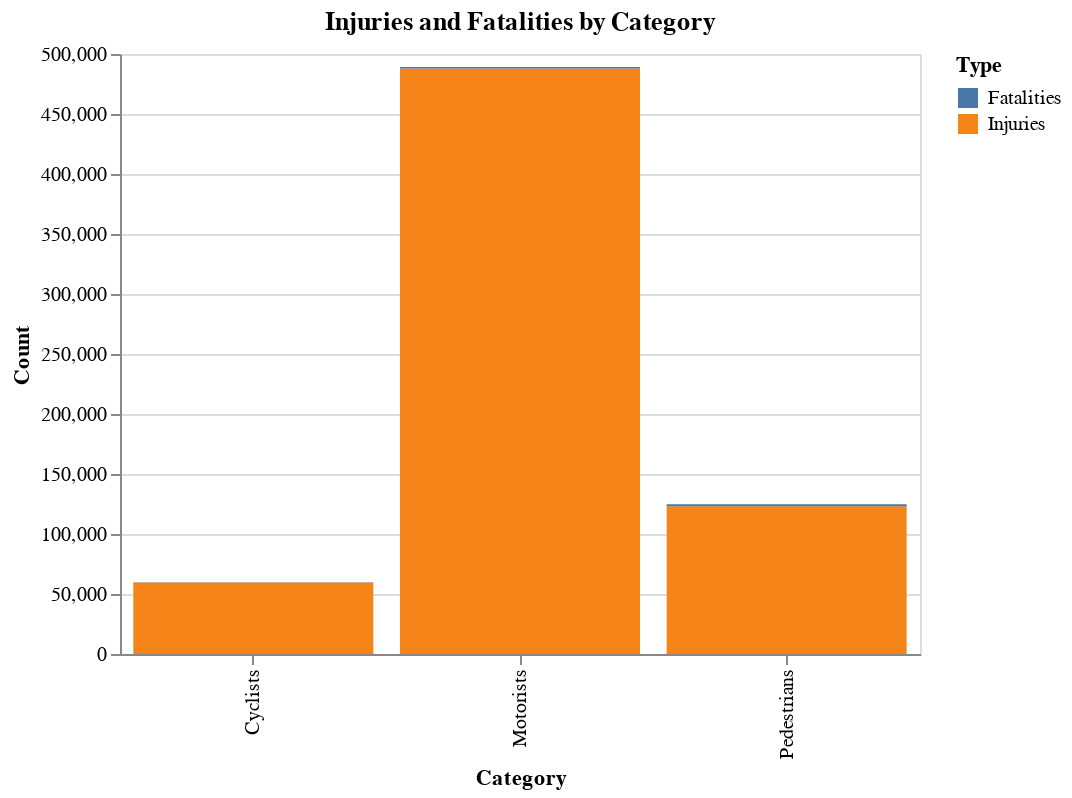

The notebook cell saved with this chart:
### Code cell
# Sum up injuries and fatalities by type
injuries = df[['NUMBER OF PEDESTRIANS INJURED', 'NUMBER OF CYCLIST INJURED', 'NUMBER OF MOTORIST INJURED']].sum()
fatalities = df[['NUMBER OF PEDESTRIANS KILLED', 'NUMBER OF CYCLIST KILLED', 'NUMBER OF MOTORIST KILLED']].sum()

# Prepare data for plotting
injury_data = pd.DataFrame({
    'Category': ['Pedestrians', 'Cyclists', 'Motorists'],
    'Injuries': injuries.values,
    'Fatalities': fatalities.values
})

injury_data_melted = injury_data.melt(id_vars='Category', var_name='Type', value_name='Count')

# Create Altair bar chart
injury_chart = alt.Chart(injury_data_melted).mark_bar().encode(
    x='Category:N',
    y='Count:Q',
    color='Type:N',
    tooltip=['Category', 'Type', 'Count']
).properties(
    width=400,
    height=300,
    title='Injuries and Fatalities by Category'
)

injury_chart

### Figure 1 — Vega-Lite specification as saved in the notebook (floating-point values rounded to 4 significant figures)
{"config": {"view": {"continuousWidth": 300, "continuousHeight": 300}}, "data": {"name": "data-b247f80b99f6134362f6951d88dc81a6"}, "mark": {"type": "bar"}, "encoding": {"color": {"field": "Type", "type": "nominal"}, "tooltip": [{"field": "Category", "type": "nominal"}, {"field": "Type", "type": "nominal"}, {"field": "Count", "type": "quantitative"}], "x": {"field": "Category", "type": "nominal"}, "y": {"field": "Count", "type": "quantitative"}}, "height": 300, "title": "Injuries and Fatalities by Category", "width": 400, "$schema": "https://vega.github.io/schema/vega-lite/v5.20.1.json", "datasets": {"data-b247f80b99f6134362f6951d88dc81a6": [{"Category": "Pedestrians", "Type": "Injuries", "Count": 123184}, {"Category": "Cyclists", "Type": "Injuries", "Count": 59518}, {"Category": "Motorists", "Type": "Injuries", "Count": 487816}, {"Category": "Pedestrians", "Type": "Fatalities", "Count": 1621}, {"Category": "Cyclists", "Type": "Fatalities", "Count": 258}, {"Category": "Motorists", "Type": "Fatalities", "Count": 1356}]}}
